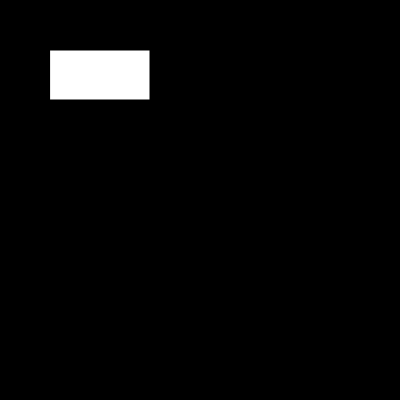
Frame 1 (no input)
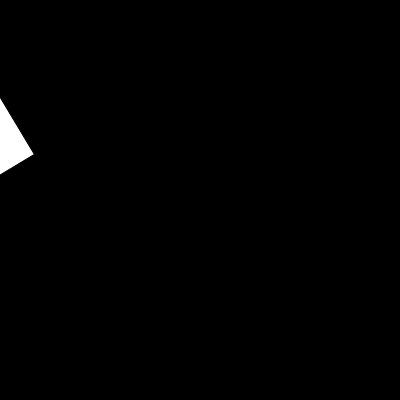
Frame 60 (no input)
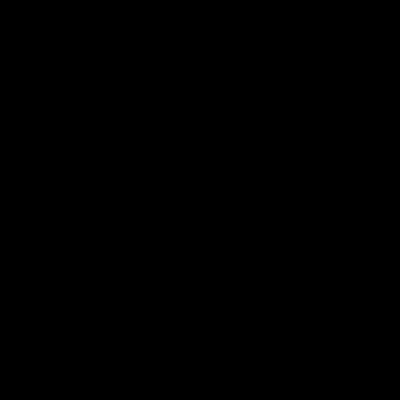
Frame 120 (the mouse pressed at the canvas centre since frame 60)

The p5.js sketch that drew these frames (run headless with seeded random() and noise() and a simulated clock; from frame 60 on, the mouse is pressed at the canvas centre):

// p5.js sketch
// ── sketch.js
let angle=0
function setup() {
  createCanvas(400, 400);
  angleMode(DEGREES)
}

function draw() {
  background(0);
rotate(angle)
  fill(255);
  rect(50,50,100,50)
  angle=angle+1
}
